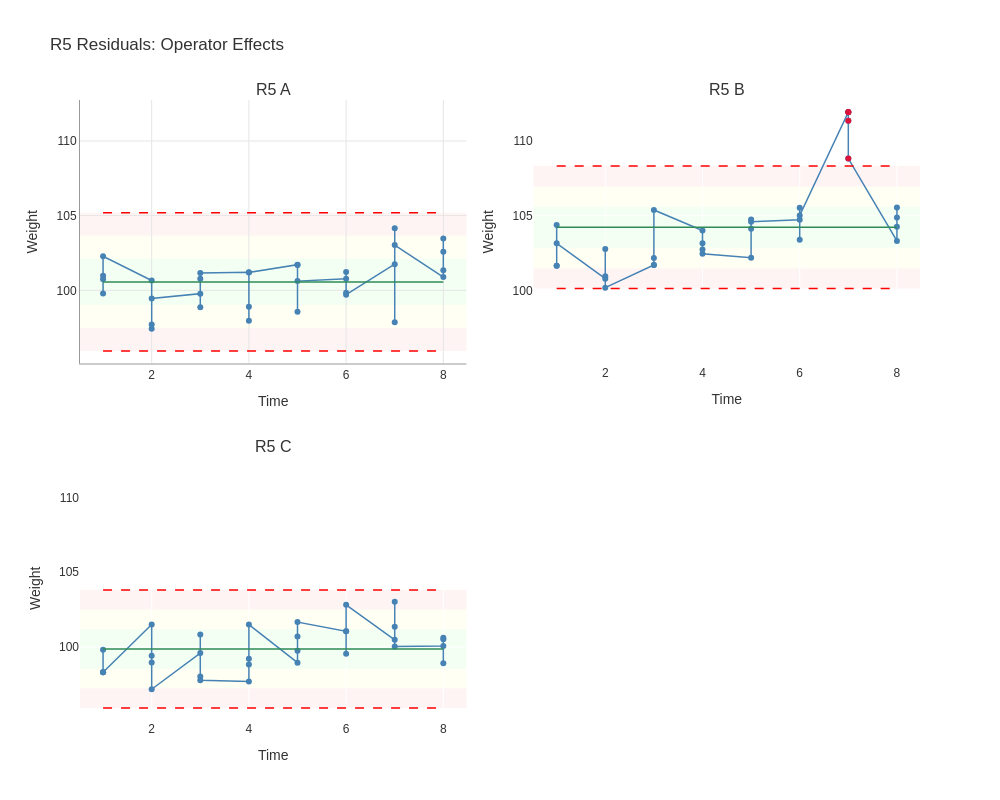

This figure's notebook cell:
### Code cell
# Analyze factor (operator) effects using R5
result_r5 = study.analyze(chart='R5_Imr')

fig = result_r5.plot(
    show_zones=True,
    highlight_signals=True,
    title='R5 Residuals: Operator Effects'
)
fig.show()

### Figure 1 — Plotly figure (JSON) as saved in the notebook; plotly's stock layout.template omitted (floating-point values rounded to 4 significant figures)
{"data": [{"hovertemplate": "%{x}<br>%{y:.3f}<extra></extra>", "line": {"color": "steelblue", "width": 1.5}, "marker": {"color": "steelblue", "size": 6}, "mode": "lines+markers", "name": "R5_A", "showlegend": false, "type": "scatter", "x": [1, 1, 1, 1, 2, 2, 2, 2, 3, 3, 3, 3, 4, 4, 4, 4, 5, 5, 5, 5, 6, 6, 6, 6, 7, 7, 7, 7, 8, 8, 8, 8], "xaxis": "x", "y": [100.8, 99.79, 101.0, 102.3, 100.7, 97.43, 97.71, 99.46, 99.78, 100.8, 98.87, 101.2, 101.2, 97.96, 98.91, 101.2, 101.7, 98.56, 101.7, 100.6, 100.8, 101.2, 99.84, 99.71, 101.8, 104.2, 97.87, 103.0, 100.9, 101.3, 103.5, 102.6], "yaxis": "y"}, {"hovertemplate": "%{x}<br>%{y:.3f}<extra></extra>", "line": {"color": "steelblue", "width": 1.5}, "marker": {"color": "steelblue", "size": 6}, "mode": "lines+markers", "name": "R5_B", "showlegend": false, "type": "scatter", "x": [1, 1, 1, 1, 2, 2, 2, 2, 3, 3, 3, 3, 4, 4, 4, 4, 5, 5, 5, 5, 6, 6, 6, 6, 7, 7, 7, 7, 8, 8, 8, 8], "xaxis": "x2", "y": [101.7, 101.7, 104.4, 103.2, 100.8, 102.8, 100.9, 100.2, 101.7, 102.2, 101.7, 105.4, 104.0, 103.2, 102.7, 102.5, 102.2, 104.1, 104.8, 104.6, 104.7, 105.5, 103.4, 105.0, 111.9, 111.3, 111.9, 108.8, 103.3, 104.9, 104.2, 105.5], "yaxis": "y2"}, {"hovertemplate": "Signal<br>%{x}<br>%{y:.3f}<extra></extra>", "marker": {"color": "#DC143C", "size": 6, "symbol": "circle"}, "mode": "markers", "showlegend": false, "type": "scatter", "x": [7, 7, 7, 7], "xaxis": "x2", "y": [111.9, 111.3, 111.9, 108.8], "yaxis": "y2"}, {"hovertemplate": "%{x}<br>%{y:.3f}<extra></extra>", "line": {"color": "steelblue", "width": 1.5}, "marker": {"color": "steelblue", "size": 6}, "mode": "lines+markers", "name": "R5_C", "showlegend": false, "type": "scatter", "x": [1, 1, 1, 1, 2, 2, 2, 2, 3, 3, 3, 3, 4, 4, 4, 4, 5, 5, 5, 5, 6, 6, 6, 6, 7, 7, 7, 7, 8, 8, 8, 8], "xaxis": "x3", "y": [98.3, 99.81, 98.3, 98.3, 101.5, 98.96, 99.4, 97.16, 99.58, 98.01, 100.8, 97.77, 97.68, 98.82, 99.21, 101.5, 98.94, 99.74, 100.7, 101.7, 101.0, 99.53, 101.0, 102.8, 100.5, 101.3, 103.0, 100.0, 100.0, 100.6, 100.5, 98.9], "yaxis": "y3"}], "layout": {"annotations": [{"font": {"size": 16}, "showarrow": false, "text": "R5 A", "x": 0.23, "xanchor": "center", "xref": "paper", "y": 1.0, "yanchor": "bottom", "yref": "paper"}, {"font": {"size": 16}, "showarrow": false, "text": "R5 B", "x": 0.77, "xanchor": "center", "xref": "paper", "y": 1.0, "yanchor": "bottom", "yref": "paper"}, {"font": {"size": 16}, "showarrow": false, "text": "R5 C", "x": 0.23, "xanchor": "center", "xref": "paper", "y": 0.425, "yanchor": "bottom", "yref": "paper"}], "font": {"color": "#333333", "family": "Arial, sans-serif", "size": 12}, "height": 800, "hovermode": "closest", "paper_bgcolor": "white", "plot_bgcolor": "white", "shapes": [{"fillcolor": "#B3FFB3", "layer": "below", "line": {"width": 0}, "opacity": 0.15, "type": "rect", "x0": 0, "x1": 1, "xref": "x domain", "y0": 99.03, "y1": 102.1, "yref": "y"}, {"fillcolor": "#FFFFB3", "layer": "below", "line": {"width": 0}, "opacity": 0.15, "type": "rect", "x0": 0, "x1": 1, "xref": "x domain", "y0": 102.1, "y1": 103.6, "yref": "y"}, {"fillcolor": "#FFFFB3", "layer": "below", "line": {"width": 0}, "opacity": 0.15, "type": "rect", "x0": 0, "x1": 1, "xref": "x domain", "y0": 97.49, "y1": 99.03, "yref": "y"}, {"fillcolor": "#FFB3B3", "layer": "below", "line": {"width": 0}, "opacity": 0.15, "type": "rect", "x0": 0, "x1": 1, "xref": "x domain", "y0": 103.6, "y1": 105.2, "yref": "y"}, {"fillcolor": "#FFB3B3", "layer": "below", "line": {"width": 0}, "opacity": 0.15, "type": "rect", "x0": 0, "x1": 1, "xref": "x domain", "y0": 95.95, "y1": 97.49, "yref": "y"}, {"line": {"color": "red", "dash": "dash", "width": 1.5}, "type": "line", "x0": 1, "x1": 8, "xref": "x", "y0": 105.2, "y1": 105.2, "yref": "y"}, {"line": {"color": "red", "dash": "dash", "width": 1.5}, "type": "line", "x0": 1, "x1": 8, "xref": "x", "y0": 95.95, "y1": 95.95, "yref": "y"}, {"line": {"color": "#2E8B57", "width": 1.5}, "type": "line", "x0": 1, "x1": 8, "xref": "x", "y0": 100.6, "y1": 100.6, "yref": "y"}, {"fillcolor": "#B3FFB3", "layer": "below", "line": {"width": 0}, "opacity": 0.15, "type": "rect", "x0": 0, "x1": 1, "xref": "x2 domain", "y0": 102.9, "y1": 105.6, "yref": "y2"}, {"fillcolor": "#FFFFB3", "layer": "below", "line": {"width": 0}, "opacity": 0.15, "type": "rect", "x0": 0, "x1": 1, "xref": "x2 domain", "y0": 105.6, "y1": 107.0, "yref": "y2"}, {"fillcolor": "#FFFFB3", "layer": "below", "line": {"width": 0}, "opacity": 0.15, "type": "rect", "x0": 0, "x1": 1, "xref": "x2 domain", "y0": 101.5, "y1": 102.9, "yref": "y2"}, {"fillcolor": "#FFB3B3", "layer": "below", "line": {"width": 0}, "opacity": 0.15, "type": "rect", "x0": 0, "x1": 1, "xref": "x2 domain", "y0": 107.0, "y1": 108.3, "yref": "y2"}, {"fillcolor": "#FFB3B3", "layer": "below", "line": {"width": 0}, "opacity": 0.15, "type": "rect", "x0": 0, "x1": 1, "xref": "x2 domain", "y0": 100.1, "y1": 101.5, "yref": "y2"}, {"line": {"color": "red", "dash": "dash", "width": 1.5}, "type": "line", "x0": 1, "x1": 8, "xref": "x2", "y0": 108.3, "y1": 108.3, "yref": "y2"}, {"line": {"color": "red", "dash": "dash", "width": 1.5}, "type": "line", "x0": 1, "x1": 8, "xref": "x2", "y0": 100.1, "y1": 100.1, "yref": "y2"}, {"line": {"color": "#2E8B57", "width": 1.5}, "type": "line", "x0": 1, "x1": 8, "xref": "x2", "y0": 104.2, "y1": 104.2, "yref": "y2"}, {"fillcolor": "#B3FFB3", "layer": "below", "line": {"width": 0}, "opacity": 0.15, "type": "rect", "x0": 0, "x1": 1, "xref": "x3 domain", "y0": 98.54, "y1": 101.2, "yref": "y3"}, {"fillcolor": "#FFFFB3", "layer": "below", "line": {"width": 0}, "opacity": 0.15, "type": "rect", "x0": 0, "x1": 1, "xref": "x3 domain", "y0": 101.2, "y1": 102.5, "yref": "y3"}, {"fillcolor": "#FFFFB3", "layer": "below", "line": {"width": 0}, "opacity": 0.15, "type": "rect", "x0": 0, "x1": 1, "xref": "x3 domain", "y0": 97.22, "y1": 98.54, "yref": "y3"}, {"fillcolor": "#FFB3B3", "layer": "below", "line": {"width": 0}, "opacity": 0.15, "type": "rect", "x0": 0, "x1": 1, "xref": "x3 domain", "y0": 102.5, "y1": 103.8, "yref": "y3"}, {"fillcolor": "#FFB3B3", "layer": "below", "line": {"width": 0}, "opacity": 0.15, "type": "rect", "x0": 0, "x1": 1, "xref": "x3 domain", "y0": 95.91, "y1": 97.22, "yref": "y3"}, {"line": {"color": "red", "dash": "dash", "width": 1.5}, "type": "line", "x0": 1, "x1": 8, "xref": "x3", "y0": 103.8, "y1": 103.8, "yref": "y3"}, {"line": {"color": "red", "dash": "dash", "width": 1.5}, "type": "line", "x0": 1, "x1": 8, "xref": "x3", "y0": 95.91, "y1": 95.91, "yref": "y3"}, {"line": {"color": "#2E8B57", "width": 1.5}, "type": "line", "x0": 1, "x1": 8, "xref": "x3", "y0": 99.86, "y1": 99.86, "yref": "y3"}], "title": {"text": "R5 Residuals: Operator Effects"}, "width": 1000, "xaxis": {"anchor": "y", "domain": [0.0, 0.46], "gridcolor": "#E5E5E5", "gridwidth": 1.0, "linecolor": "#999999", "linewidth": 1.0, "showgrid": true, "title": {"text": "Time"}}, "xaxis2": {"anchor": "y2", "domain": [0.54, 1.0], "title": {"text": "Time"}}, "xaxis3": {"anchor": "y3", "domain": [0.0, 0.46], "title": {"text": "Time"}}, "xaxis4": {"anchor": "y4", "domain": [0.54, 1.0], "title": {"text": "Time"}}, "yaxis": {"anchor": "x", "domain": [0.575, 1.0], "gridcolor": "#E5E5E5", "gridwidth": 1.0, "linecolor": "#999999", "linewidth": 1.0, "range": [95.1, 112.7], "showgrid": true, "title": {"text": "Weight"}}, "yaxis2": {"anchor": "x2", "domain": [0.575, 1.0], "range": [95.1, 112.7], "title": {"text": "Weight"}}, "yaxis3": {"anchor": "x3", "domain": [0.0, 0.425], "range": [95.1, 112.7], "title": {"text": "Weight"}}, "yaxis4": {"anchor": "x4", "domain": [0.0, 0.425], "range": [95.1, 112.7], "title": {"text": "Weight"}}}}
